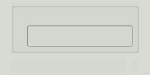
<?xml version="1.0" encoding="UTF-8"?>
<ui version="4.0">
 <class>Carac</class>
 <widget class="QWidget" name="Carac">
  <property name="geometry">
   <rect>
    <x>0</x>
    <y>0</y>
    <width>150</width>
    <height>71</height>
   </rect>
  </property>
  <property name="sizePolicy">
   <sizepolicy hsizetype="Expanding" vsizetype="Preferred">
    <horstretch>0</horstretch>
    <verstretch>0</verstretch>
   </sizepolicy>
  </property>
  <property name="windowTitle">
   <string>Form</string>
  </property>
  <property name="styleSheet">
   <string notr="true">background-color : rgba(211, 215, 207,180)</string>
  </property>
  <layout class="QVBoxLayout" name="verticalLayout_2">
   <property name="topMargin">
    <number>2</number>
   </property>
   <property name="bottomMargin">
    <number>2</number>
   </property>
   <item>
    <widget class="QGroupBox" name="caracBox">
     <property name="toolTip">
      <string extracomment="youpi je suis une tooltip"/>
     </property>
     <property name="autoFillBackground">
      <bool>false</bool>
     </property>
     <property name="checkable">
      <bool>false</bool>
     </property>
     <layout class="QHBoxLayout" name="horizontalLayout_4">
      <property name="spacing">
       <number>3</number>
      </property>
      <property name="leftMargin">
       <number>3</number>
      </property>
      <property name="topMargin">
       <number>3</number>
      </property>
      <property name="rightMargin">
       <number>3</number>
      </property>
      <property name="bottomMargin">
       <number>3</number>
      </property>
      <item>
       <widget class="QLabel" name="imageDansBox">
        <property name="text">
         <string/>
        </property>
        <property name="scaledContents">
         <bool>true</bool>
        </property>
       </widget>
      </item>
      <item>
       <layout class="QHBoxLayout" name="horizontalLayout_3">
        <property name="spacing">
         <number>2</number>
        </property>
        <item>
         <layout class="QVBoxLayout" name="verticalLayout">
          <property name="spacing">
           <number>0</number>
          </property>
          <item>
           <widget class="QLabel" name="labelValeurDansBox"/>
          </item>
          <item>
           <widget class="QProgressBar" name="jaugeCarac">
            <property name="enabled">
             <bool>true</bool>
            </property>
            <property name="maximum">
             <number>100</number>
            </property>
            <property name="value">
             <number>-1</number>
            </property>
            <property name="textVisible">
             <bool>false</bool>
            </property>
            <property name="format">
             <string>%p</string>
            </property>
           </widget>
          </item>
         </layout>
        </item>
       </layout>
      </item>
     </layout>
    </widget>
   </item>
   <item>
    <layout class="QHBoxLayout" name="horizontalLayout">
     <item>
      <widget class="QLabel" name="imageCarac">
       <property name="sizePolicy">
        <sizepolicy hsizetype="Expanding" vsizetype="Preferred">
         <horstretch>0</horstretch>
         <verstretch>0</verstretch>
        </sizepolicy>
       </property>
       <property name="toolTip">
        <string/>
       </property>
       <property name="text">
        <string/>
       </property>
       <property name="scaledContents">
        <bool>true</bool>
       </property>
      </widget>
     </item>
     <item>
      <widget class="QLabel" name="labelValeur">
       <property name="text">
        <string/>
       </property>
      </widget>
     </item>
    </layout>
   </item>
  </layout>
 </widget>
 <resources/>
 <connections/>
</ui>
